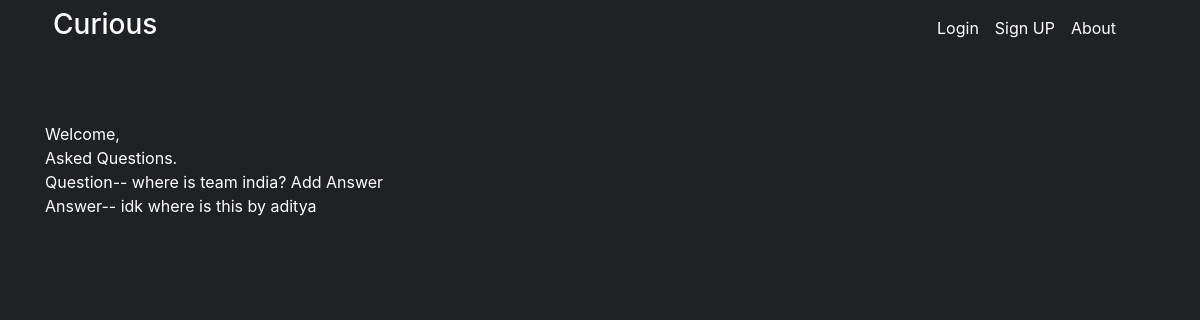
The page /core/question/10 on the database its author committed.
### questans/models.py (models this page shows, shortened)
class Question1(models.Model):
    user = models.ForeignKey(settings.AUTH_USER_MODEL, on_delete=models.CASCADE, null=True, blank=True)
    title = models.TextField()
    group = models.ForeignKey('QuestionGroups', on_delete=models.CASCADE, null=True, blank=True)
    created_on = models.DateTimeField(auto_now=True)
    updated_on = models.DateTimeField(auto_now_add=True)
    slug = models.SlugField()
    objects = models.Manager()

class Answers(models.Model):
    user = models.ForeignKey(settings.AUTH_USER_MODEL, on_delete=models.CASCADE)
    question = models.ForeignKey(Question1, on_delete=models.CASCADE)
    answer_text = models.TextField()
    is_anonymous = models.BooleanField(default=False)
    objects = models.Manager()
    likes = models.ManyToManyField(settings.AUTH_USER_MODEL, related_name="user_likes")

### core/models.py (models this page shows)
class User(AbstractUser):
    pass

### core/views.py (the view)
# urls.py: path('question/<int:pk>',QuestionSingleView.as_view(),name='question-single-view'),
class QuestionSingleView(FormView):
    @method_decorator(csrf_exempt)
    def dispatch(self, request, *args, **kwargs):
        return super(QuestionSingleView, self).dispatch(request, *args, **kwargs)
    def get(self,request,pk):
        if request.user.is_anonymous:
            redirect(reverse('login-view'))
        qs=Question1.objects.filter(id=pk)
        qn_qs=Answers.objects.filter(question=qs[0])
        content={}
        content['ques']=qs[0]
        content['ans']=qn_qs
        return render(request,'questionsingle.html',content)

### templates/questionsingle.html (shortened to what this page needs)
{% extends "base.html" %}
{% block content %}
<br>
Welcome,
<br />
Asked Questions.
<br />
Question-- <a href="../../core/question/{{ques.id}}">{{ ques.title }}</a> <a href="../../core/answer/{{ques.id}}"> Add Answer</a>
<br>
{% for y in ans %}
Answer--
{{ y.answer_text }} by {{ y.user.username }}
<br>
{% endfor %}
{% endblock %}

### templates/base.html (style rules this page uses)
body { text-align: justify; background-color: #202124; color: white; }
.container a { color: white; text-decoration: none; }

### rows shown on the page
Question1: title "where is team india?"
Answers: answer_text "idk where is this", user.username "aditya"
